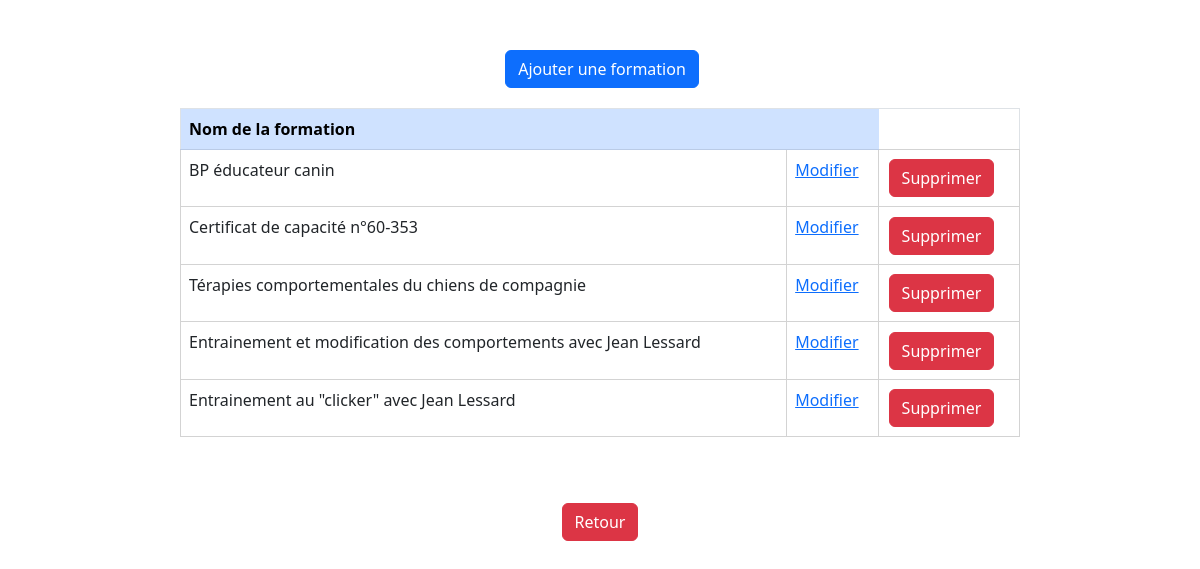
/backoffice/view_formation.php, run on the app's committed database.
### tables this page shows
CREATE TABLE `formation` (
  `formation_id` int(11) NOT NULL,
  `formation_libelle` varchar(255) NOT NULL
);

### backoffice/view_formation.php (the view, shortened to what this page needs)
<?php
 require '../includes/connexion_bdd/connexion_bdd.php';
$query = $connexion->prepare("SELECT * FROM formation ");
$query->execute();
$liste = $query->fetchAll();
?>
<!DOCTYPE html>
<html lang="en">
<head>
    <link rel="stylesheet" href="backoffice.css">
    <link href="https://cdn.jsdelivr.net/npm/bootstrap@5.3.0-alpha1/dist/css/bootstrap.min.css" rel="stylesheet">
</head>
<body>
    <a style="margin-top: 50px;margin-bottom: 20px;" href="add_formation.php " class="btn btn-primary me-md-2">Ajouter une formation</a>
    <table class="table" style="width: 70%">
        <thead>
            <tr class="table-primary">
                <th>Nom de la formation </th>
                <th> </th>
            </tr>
        </thead>
        <tbody>
        <?php foreach ($liste as $element) { ?>
            <tr>
                <td><?= $element['formation_libelle'] ?></td>
                <td><a href="update_formation.php?id=<?= $element['formation_id'] ?>">Modifier</></td>
                <td>
                    <form action="#" method="POST" name="suppression">
                        <button type="submit" class="btn btn-danger">Supprimer</button></td>
            </tr>
            <?php }?>
        </tbody>
    </table>
    <a style="margin-top: 50px;margin-bottom: 20px;" class="btn btn-danger" href= "backoffice.php">Retour</a>
</body>
</html>

### backoffice/backoffice.css (style rules this page uses)
body { margin: 0; padding: 0; display: flex; justify-content: center; align-items: center; flex-direction: column; text-align: center; }
.btn { margin: 1%; }
table { border: solid 1px black }
th { border: solid 1px black; }
tbody td { border: solid 1px lightgrey; }

### data on the page
formation: formation_libelle "BP éducateur canin"
formation: formation_libelle "Certificat de capacité n°60-353"
formation: formation_libelle "Térapies comportementales du chiens de compagnie"
formation: formation_libelle "Entrainement et modification des comportements avec Jean Lessard"
formation: formation_libelle "Entrainement au \"clicker\" avec Jean Lessard"
